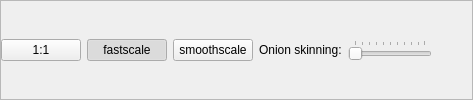
        <widget class="QFrame" name="frame1">
         <property name="autoFillBackground">
          <bool>true</bool>
         </property>
         <property name="frameShape">
          <enum>QFrame::StyledPanel</enum>
         </property>
         <property name="frameShadow">
          <enum>QFrame::Raised</enum>
         </property>
         <layout class="QHBoxLayout" name="horizontalLayout_7">
          <property name="margin">
           <number>0</number>
          </property>
          <item>
           <widget class="QPushButton" name="zoom11">
            <property name="text">
             <string>1:1</string>
            </property>
            <property name="checkable">
             <bool>true</bool>
            </property>
            <property name="autoExclusive">
             <bool>true</bool>
            </property>
           </widget>
          </item>
          <item>
           <widget class="QPushButton" name="zoomFast">
            <property name="text">
             <string>fastscale</string>
            </property>
            <property name="checkable">
             <bool>true</bool>
            </property>
            <property name="checked">
             <bool>true</bool>
            </property>
            <property name="autoExclusive">
             <bool>true</bool>
            </property>
           </widget>
          </item>
          <item>
           <widget class="QPushButton" name="zoomSmooth">
            <property name="text">
             <string>smoothscale</string>
            </property>
            <property name="checkable">
             <bool>true</bool>
            </property>
            <property name="autoExclusive">
             <bool>true</bool>
            </property>
           </widget>
          </item>
          <item>
           <widget class="QLabel" name="label_4">
            <property name="text">
             <string>Onion skinning:</string>
            </property>
           </widget>
          </item>
          <item>
           <widget class="QSlider" name="onionSkinning">
            <property name="maximumSize">
             <size>
              <width>100</width>
              <height>16777215</height>
             </size>
            </property>
            <property name="orientation">
             <enum>Qt::Horizontal</enum>
            </property>
            <property name="tickPosition">
             <enum>QSlider::TicksAbove</enum>
            </property>
           </widget>
          </item>
          <item>
           <spacer name="horizontalSpacer_2">
            <property name="orientation">
             <enum>Qt::Horizontal</enum>
            </property>
            <property name="sizeHint" stdset="0">
             <size>
              <width>40</width>
              <height>20</height>
             </size>
            </property>
           </spacer>
          </item>
         </layout>
        </widget>
